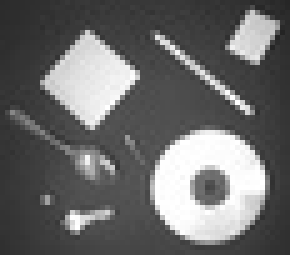
%> input picture 作业3/dipHW3/asset/disk.jpg, 58 x 51 px, shrunk from 300 x 262 before the run (shown 5 times larger)
$ octave work1.m   (GNU Octave 9; MATLAB toolbox functions it lacks are replaced by stand-ins)
%> lines starting %> are read from the running program, lines starting %| are printed output that depends on the picture; in (x1, y1, x2, y2) boxes, pixels count from 0 and x2, y2 are one past the last pixel; in counts of white or black regions, pixels touching at a corner belong together; the program's own positions count from 1
### 作业3/dipHW3/code/GaussianFilter.m
function img_out = GaussianFilter(img_in, sigma)
% 1.construct a Gaussian template
n = ceil(2*sigma+1);
if mod(n,2) == 0
    n = n+1;
end
center = (n+1)/2;
gaussianFilter = zeros(n,n);
denominator1 = 2*pi*sigma*sigma;
denominator2 = 2*sigma*sigma;
weightSum = 0;
for i = 1:n
    for j = 1:n
        numerator = (i-center)^2+(j-center)^2;
        gaussianFilter(i,j)=exp((-1)*numerator/denominator2)/denominator1;
        weightSum = weightSum + gaussianFilter(i,j);
    end
end
% 2.convolution
gaussianFilter = gaussianFilter / weightSum;
[w,h] = size(img_in);
img_expand = zeros(w+n-1, h+n-1);
img_expand(center:center+w-1, center:center+h-1)=img_in(1:w,1:h);
img_out = zeros(w,h);
for i = 1:w
   for j = 1:h
       img_out(i,j) = sum(sum(img_expand(i:i+n-1,j:j+n-1).*gaussianFilter(1:n,1:n)));
   end
end
end

### 作业3/dipHW3/code/Gradients.m
function [gradients, angle, dx, dy] = Gradients(img_in)
[w,h] = size(img_in);
gradients = zeros(w,h);
angle = zeros(w,h);
dx = zeros(w,h);
dy = zeros(w,h);
for i = 1:w-1
   for j = 1:h-1
       dx(i,j) = img_in(i+1,j)-img_in(i,j);
       dy(i,j) = img_in(i,j+1)-img_in(i,j);
       gradients(i,j) = sqrt(dx(i,j)^2+dy(i,j)^2);
       angle(i,j) = atan2(dy(i,j),dx(i,j));
   end
end
end

### 作业3/dipHW3/code/NMS.m
function newGradients = NMS(g, angle,dx, dy)
[w,h] = size(g);
newGradients = g;
for i = 2:w-1
   for j = 2:h-1
       a = 0;
       b = 0;
       if g(i,j) ~= 0
           if dx(i,j) == 0
               a = g(i,j+1);
               b = g(i,j-1);
           elseif dy(i,j) == 0
               a = g(i-1,j);
               b = g(i+1,j);
           else
               if abs(dx(i,j)) > abs(dy(i,j))
                   weight = abs(dy(i,j)) / abs(dx(i,j));
                   if dx(i,j)*dy(i,j) > 0
                       a = g(i+1,j)*weight+g(i+1,j+1)*(1-weight);
                       b = g(i-1,j)*weight+g(i-1,j-1)*(1-weight);
                   else
                       a = g(i+1,j)*weight+g(i+1,j-1)*(1-weight);
                       b = g(i-1,j)*weight+g(i-1,j+1)*(1-weight);
                   end
               elseif abs(dx(i,j)) < abs(dy(i,j))
                   weight = abs(dx(i,j)) / abs(dy(i,j));
                   if dx(i,j)*dy(i,j) > 0
                       a = g(i,j+1)*weight+g(i+1,j+1)*(1-weight);
                       b = g(i,j-1)*weight+g(i-1,j-1)*(1-weight);
                   else
                       a = g(i,j+1)*weight+g(i+1,j-1)*(1-weight);
                       b = g(i,j-1)*weight+g(i-1,j+1)*(1-weight);
                   end
               else
                   if dx(i,j) > 0
                       a = g(i+1,j+1);
                       b = g(i-1,j-1);
                   else
                       a = g(i+1,j-1);
                       b = g(i-1,j+1);
                   end
               end
           end
       end
       if g(i,j) >= a && g(i,j) >= b
           newGradients(i,j) = g(i,j);
       else
           newGradients(i,j) = 0;
       end
   end
end
% [30 lines of commented-out code are left out]
end

### 作业3/dipHW3/code/ConnectivityAnalyse.m
function res_edge = ConnectivityAnalyse(edge,theta)
TL = theta*max(max(edge));
TH = 2.5*TL;
[w,h] = size(edge);
res_edge = zeros(w,h);
tmp_edge = zeros(w+2,h+2);
tmp_edge(2:w+1, 2:h+1) = edge(1:w,1:h);
for i = 2:w+1
   for j = 2:h+1
       if tmp_edge(i,j)<=TL
           res_edge(i-1,j-1)=0;
       elseif tmp_edge(i,j)>=TH
           res_edge(i-1,j-1)=1;
       else
           if tmp_edge(i-1,j-1)>=TH||tmp_edge(i-1,j)>=TH||tmp_edge(i-1,j+1)>=TH||tmp_edge(i,j-1)>=TH||tmp_edge(i,j+1)>=TH||tmp_edge(i+1,j-1)>=TH||tmp_edge(i+1,j)>=TH||tmp_edge(i+1,j+1)>=TH
               res_edge(i-1,j-1)=1;
           end
       end
   end
end
res_edge(1:2,:)=zeros(2,h);
res_edge(w-1:w,:)=zeros(2,h);
res_edge(:,1:2)=zeros(w,2);
res_edge(:,h-1:h)=zeros(w,2);
for i = 2:w-1
   for j = 2:h-1
%       if eq(res_edge(i,j), 1) & eq(sum(res_edge(i-1:i+1,j-1:j+1)), 1)
%           res_edge(i,j) = 0;
%       end
        if res_edge(i-1,j-1)==0 && res_edge(i-1,j)==0 && res_edge(i-1,j+1)==0 && res_edge(i,j-1)==0 && res_edge(i,j)==1 && res_edge(i,j+1)==0 && res_edge(i+1,j-1)==0 && res_edge(i+1,j)==0 && res_edge(i+1,j+1)==0
            res_edge(i,j) = 0;
        end
   end
end
res_edge = uint8(res_edge);
end

### 作业3/dipHW3/code/EdgeTrace.m
function newEdge = EdgeTrace(edge)
map = [0,0,0; 50,0,0; 0,50,0; 0,0,50; 50,50,0; 50,0,50; 0,50,50; 50,50,50];
[w,h] = size(edge);
newEdge = zeros(w,h);
queue = zeros(w*h,2);
color = zeros(w,h);
cnt = 0; num = 7;
for i = 2 : w-1
   for j = 2 : h-1
       if edge(i,j) == 1 && color(i,j) == 0
          queue(1,1)=i; queue(1,2)=j;
          color(i,j) = 1;
          p = 1; q = 2;
          while p < q
              % queue pop
              x = queue(p,1);
              y = queue(p,2);
              p = p+1;
              color(x,y) = 2;
              newEdge(x,y)=cnt+1;
              % check 8-neighbor
              c=[x-1,y-1;x-1,y;x-1,y+1; x,y-1;x,y+1; x+1,y-1;x+1,y;x+1,y+1];
              for z = 1:8
                  c1 = c(z,1); c2 = c(z,2);
                  if edge(c1,c2)==1 && color(c1,c2)==0
                      % queue push
                     queue(q,1)=c1; queue(q,2)=c2;
                     q=q+1; color(c1,c2)=1;
                  end
              end
          end
          cnt = mod(cnt+1, num);
       end
   end
end
newEdge = ind2rgb(uint8(newEdge), map);
end

### 作业3/dipHW3/code/work1.m
img_in1 = rgb2gray(imread('../asset/disk.jpg'));
%> img_in1: size 51x58 uint8; min 36, max 255, mean 106.6
img_in2 = rgb2gray(imread('../asset/rubberband_cap.png'));
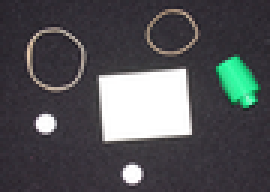
%> input picture 作业3/dipHW3/asset/rubberband_cap.png, 90 x 64 px, shrunk from 463 x 329 before the run (shown 3 times larger)
%> img_in2: size 64x90 uint8; min 25, max 255, mean 82.3
img_in3 = rgb2gray(imread('../asset/leaf.jpg'));
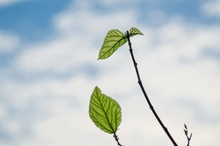
%> input picture 作业3/dipHW3/asset/leaf.jpg, 220 x 146 px, shrunk from 1134 x 751 before the run
%> img_in3: size 146x220 uint8; min 4, max 248, mean 200.1
img_in4 = rgb2gray(imread('../asset/castle.jpg'));
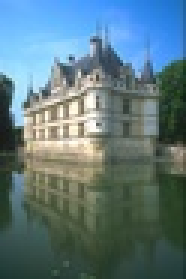
%> input picture 作业3/dipHW3/asset/castle.jpg, 62 x 93 px, shrunk from 321 x 481 before the run (shown 3 times larger)
%> img_in4: size 93x62 uint8; min 24, max 255, mean 113.2
img_in5 = rgb2gray(imread('../asset/giraffe.jpg'));
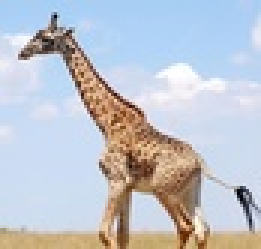
%> input picture 作业3/dipHW3/asset/giraffe.jpg, 87 x 83 px, shrunk from 448 x 429 before the run (shown 3 times larger)
%> img_in5: size 83x87 uint8; min 1, max 255, mean 194.9
img_in6 = rgb2gray(imread('../asset/plane.jpg'));
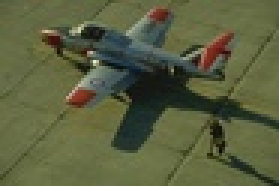
%> input picture 作业3/dipHW3/asset/plane.jpg, 93 x 62 px, shrunk from 481 x 321 before the run (shown 3 times larger)
%> img_in6: size 62x93 uint8; min 8, max 232, mean 90.3

edge1 = process(img_in1);
%> after the loop in NMS, `for i = 2:w-1`: weight = 0.985
%> in ConnectivityAnalyse, `TL = theta*max(max(edge));`: TL = 2.17
%> in ConnectivityAnalyse, `TH = 2.5*TL;`: TH = 5.41
%> after the loop in ConnectivityAnalyse, `for i = 2:w+1`: res_edge: size 51x58 double; values 0 (black) and 1 (white), 17.7% white in thin lines or dots
%> in ConnectivityAnalyse, `res_edge(1:2,:)=zeros(2,h);`: res_edge: size 51x58 double; values 0 (black) and 1 (white), 15.6% white in thin lines or dots
%> in ConnectivityAnalyse, `res_edge(w-1:w,:)=zeros(2,h);`: res_edge: size 51x58 double; values 0 (black) and 1 (white), 14.7% white in thin lines or dots
%> in ConnectivityAnalyse, `res_edge(:,1:2)=zeros(w,2);`: res_edge: size 51x58 double; values 0 (black) and 1 (white), 12.9% white in thin lines or dots, all inside (x1, y1, x2, y2) = (4, 2, 57, 49)
%> in ConnectivityAnalyse, `res_edge(:,h-1:h)=zeros(w,2);`: res_edge: size 51x58 double; values 0 (black) and 1 (white), 12.2% white in thin lines or dots, all inside (x1, y1, x2, y2) = (4, 2, 56, 49)
%> after the loop in EdgeTrace, `for i = 2 : w-1`: c = [48 15; 48 16; 48 17; 49 15; 49 17; 50 15; 50 16; 50 17]; c1 = 50; c2 = 17; cnt = 4; p = 3; queue = 2958 rows, first 12: [49 15; 49 16; 42 16; 42 17; 42 18; 42 19; 42 15; 42 14; 43 14; 44 13; 44 14; 44 12]; x = 49; y = 16
imwrite(edge1,'../asset/disk_edge.jpg');
edge2 = process(img_in2);
imwrite(edge2,'../asset/rubberband_cap_edge.png');
edge3 = process(img_in3);
imwrite(edge3,'../asset/leaf_edge.jpg');
edge4 = process(img_in4);
imwrite(edge4,'../asset/castle_edge.jpg');
edge5 = process(img_in5);
imwrite(edge5,'../asset/giraffe_edge.jpg');
edge6 = process(img_in6);
imwrite(edge6,'../asset/plane_edge.jpg');

subplot(3,2,1);
imshow(edge1);
subplot(3,2,2);
imshow(edge2)
subplot(3,2,3);
imshow(edge3);
subplot(3,2,4);
imshow(edge4);
subplot(3,2,5);
imshow(edge5);
subplot(3,2,6);
imshow(edge6);

function newEdge = process(img_in)
img_out = GaussianFilter(img_in, 2);
img_out = GaussianFilter(img_out, 2);
[gradients, angle, dx, dy] = Gradients(img_out);
newGradients = NMS(gradients, angle, dx, dy);
%> after the loop in NMS (call 2), `for i = 2:w-1`:
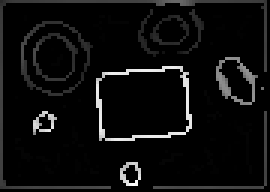
%> newGradients: size 64x90 double (shown 3 times larger); min 0, max 42.41, mean 2.3; drawn with min black and max white
%> after the loop in NMS (call 2), `for i = 2:w-1`: weight = 0.999
edge = ConnectivityAnalyse(newGradients,0.05);
%> call 2 of ConnectivityAnalyse, with theta = 0.05
%> in ConnectivityAnalyse (call 2), `TL = theta*max(max(edge));`: TL = 2.12
%> in ConnectivityAnalyse (call 2), `TH = 2.5*TL;`: TH = 5.3
%> after the loop in ConnectivityAnalyse (call 2), `for i = 2:w+1`: res_edge: size 64x90 double; values 0 (black) and 1 (white), 13.4% white in thin lines or dots
%> in ConnectivityAnalyse (call 2), `res_edge(1:2,:)=zeros(2,h);`: res_edge: size 64x90 double; values 0 (black) and 1 (white), 11.6% white in thin lines or dots
%> in ConnectivityAnalyse (call 2), `res_edge(w-1:w,:)=zeros(2,h);`: res_edge: size 64x90 double; values 0 (black) and 1 (white), 10.3% white in thin lines or dots
%> in ConnectivityAnalyse (call 2), `res_edge(:,1:2)=zeros(w,2);`: res_edge: size 64x90 double; values 0 (black) and 1 (white), 9.3% white in thin lines or dots, all inside (x1, y1, x2, y2) = (7, 2, 89, 62)
%> in ConnectivityAnalyse (call 2), `res_edge(:,h-1:h)=zeros(w,2);`:
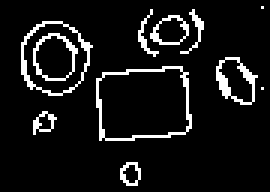
%> res_edge: size 64x90 double (shown 3 times larger); values 0 (black) and 1 (white), 8.5% white in thin lines or dots, all inside (x1, y1, x2, y2) = (7, 2, 88, 62)
newEdge = EdgeTrace(edge);
end
